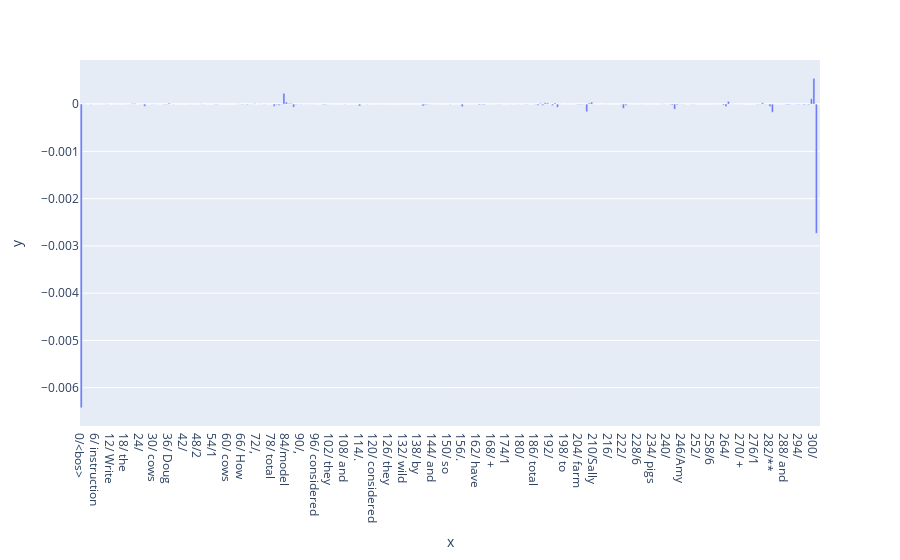

Notebook source saved alongside this figure:
### Code cell
toks = model.to_str_tokens(tokens)
unique_tokens = [f"{i}/{t}" for i, t in enumerate(toks)]
import plotly.express as px

px.bar(x = unique_tokens,
       y = feature_attribution_df.sae_feature_attributions[sae.cfg.hook_name][0].sum(-1).detach().cpu().numpy())

### Figure 1 — Plotly figure (JSON) as saved in the notebook; plotly's stock layout.template omitted (floating-point values rounded to 4 significant figures; data arrays with more than 128 entries replaced by an {"elided": "..."} marker saying what was removed)
{"data": [{"alignmentgroup": "True", "hovertemplate": "x=%{x}<br>y=%{y}<extra></extra>", "legendgroup": "", "marker": {"color": "#636efa", "pattern": {"shape": ""}}, "name": "", "offsetgroup": "", "orientation": "v", "showlegend": false, "textposition": "auto", "type": "bar", "x": {"elided": "303 str values"}, "xaxis": "x", "y": {"elided": "303 float values"}, "yaxis": "y"}], "layout": {"barmode": "relative", "legend": {"tracegroupgap": 0}, "margin": {"t": 60}, "xaxis": {"anchor": "y", "domain": [0, 1], "title": {"text": "x"}}, "yaxis": {"anchor": "x", "domain": [0, 1], "title": {"text": "y"}}}}
